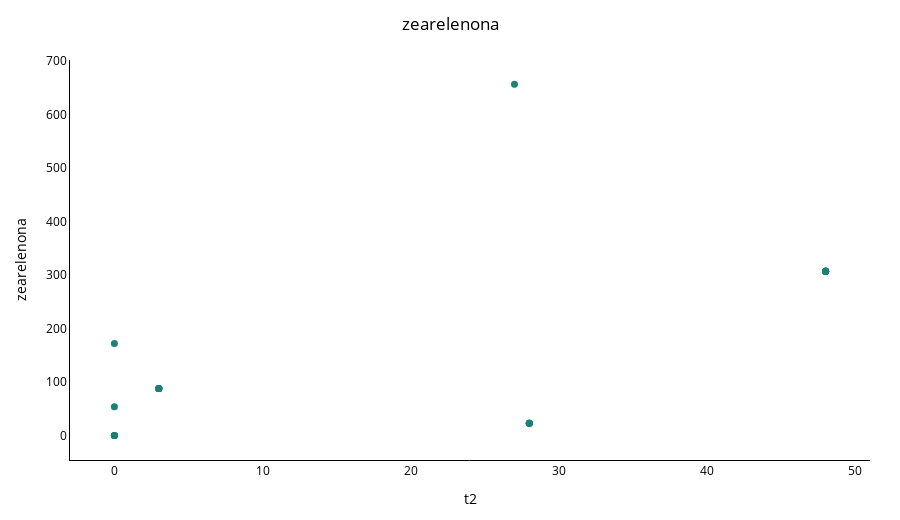

This figure's notebook cell:
### Code cell
f = scatter_corporativo(
        rev_maiz,
        x_col="t2",
        y_col="zearelenona",
        #color_by="procedencia_micotoxinas",
        #filter_col="log_levaduras",
        min_filter_val=0,
        title=f"{cl}",
        #palette=CORP_PALETTE_VIBRANT
        #output_html=f"{ROOT_IMAGEN}/log_levaduras_pt.html"
    )
f.show()
s3.save_plotly_html(f, "log_levaduras_pt.html")

### Figure 1 — Plotly figure (JSON) as saved in the notebook; plotly's stock layout.template omitted (floating-point values rounded to 4 significant figures)
{"data": [{"marker": {"color": "#1C8074", "opacity": 1, "size": 7}, "mode": "markers", "name": "t2 vs zearelenona", "type": "scatter", "x": [0, 28, 28, 28, 28, 3, 3, 3, 3, 3, 48, 48, 48, 48, 48, 48, 48, 48, 27, 0, 0, 0, 0], "y": [54, 23, 23, 23, 23, 88, 88, 88, 88, 88, 307, 307, 307, 307, 307, 307, 307, 307, 656, 172, 0, 0, 0]}], "layout": {"font": {"color": "black"}, "height": 520, "legend": {"font": {"color": "black"}, "orientation": "h", "x": 0, "xanchor": "left", "y": 1.02, "yanchor": "bottom"}, "margin": {"b": 60, "l": 70, "r": 30, "t": 60}, "paper_bgcolor": "rgba(0,0,0,0)", "plot_bgcolor": "rgba(0,0,0,0)", "showlegend": false, "title": {"text": "zearelenona", "x": 0.5}, "width": 900, "xaxis": {"linecolor": "black", "showline": true, "tickfont": {"color": "black"}, "title": {"font": {"color": "black"}, "text": "t2"}}, "yaxis": {"linecolor": "black", "showline": true, "tickfont": {"color": "black"}, "title": {"font": {"color": "black"}, "text": "zearelenona"}}}}
